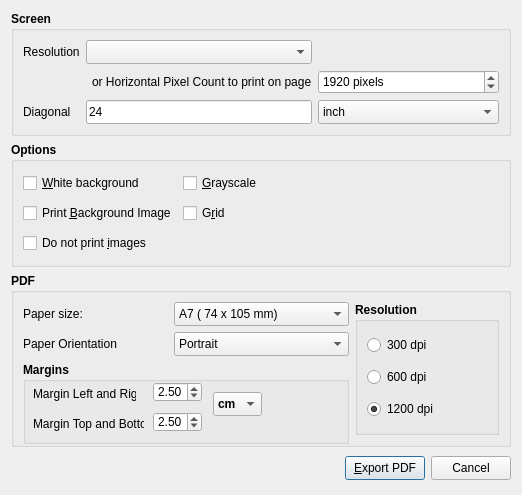
<?xml version="1.0" encoding="UTF-8"?>
<ui version="4.0">
 <class>PdfExportDialog</class>
 <widget class="QDialog" name="PdfExportDialog">
  <property name="geometry">
   <rect>
    <x>0</x>
    <y>0</y>
    <width>522</width>
    <height>495</height>
   </rect>
  </property>
  <property name="minimumSize">
   <size>
    <width>522</width>
    <height>495</height>
   </size>
  </property>
  <property name="maximumSize">
   <size>
    <width>522</width>
    <height>495</height>
   </size>
  </property>
  <property name="windowTitle">
   <string>MyWhiteboard - PDF Export</string>
  </property>
  <layout class="QVBoxLayout" name="verticalLayout">
   <item>
    <widget class="QGroupBox" name="gbPaper">
     <property name="font">
      <font>
       <weight>75</weight>
       <bold>true</bold>
      </font>
     </property>
     <property name="title">
      <string>Screen</string>
     </property>
     <layout class="QGridLayout" name="gridLayout_2">
      <item row="2" column="0">
       <widget class="QLabel" name="label_2">
        <property name="font">
         <font>
          <weight>50</weight>
          <bold>false</bold>
         </font>
        </property>
        <property name="text">
         <string>Diagonal</string>
        </property>
       </widget>
      </item>
      <item row="0" column="1" colspan="2">
       <widget class="QComboBox" name="cbScreenResolution">
        <property name="minimumSize">
         <size>
          <width>0</width>
          <height>24</height>
         </size>
        </property>
        <property name="font">
         <font>
          <weight>50</weight>
          <bold>false</bold>
         </font>
        </property>
        <property name="currentIndex">
         <number>-1</number>
        </property>
        <property name="placeholderText">
         <string>Select Screen Resolution</string>
        </property>
        <item>
         <property name="text">
          <string>2840 x 2160 (16:9 - 4K)</string>
         </property>
        </item>
        <item>
         <property name="text">
          <string>3440 x 1440 (21:9)</string>
         </property>
        </item>
        <item>
         <property name="text">
          <string>2560 x 1440 (16:9)</string>
         </property>
        </item>
        <item>
         <property name="text">
          <string>2560 x 1080 (21:9)</string>
         </property>
        </item>
        <item>
         <property name="text">
          <string>2048 x 1152 (16:9)</string>
         </property>
        </item>
        <item>
         <property name="text">
          <string>1920 x 1200 (16:10)</string>
         </property>
        </item>
        <item>
         <property name="text">
          <string>1920 x 1080 (16:9 - Full HD)</string>
         </property>
        </item>
        <item>
         <property name="text">
          <string>1680 x 1050 (16:10)</string>
         </property>
        </item>
        <item>
         <property name="text">
          <string>1600 x 900 (16:9)</string>
         </property>
        </item>
        <item>
         <property name="text">
          <string>1536 x 864 (16 x 9)</string>
         </property>
        </item>
        <item>
         <property name="text">
          <string>1440 x 900 (16:10)</string>
         </property>
        </item>
        <item>
         <property name="text">
          <string>1366:768 (16:9)</string>
         </property>
        </item>
        <item>
         <property name="text">
          <string>1360 x 768 (16:9)</string>
         </property>
        </item>
        <item>
         <property name="text">
          <string>1280 x 1024 (5:4)</string>
         </property>
        </item>
        <item>
         <property name="text">
          <string>1280 x 800 (16:10)</string>
         </property>
        </item>
        <item>
         <property name="text">
          <string>1280 x 720 (16:9)</string>
         </property>
        </item>
        <item>
         <property name="text">
          <string>1024 x 768 (4:3)</string>
         </property>
        </item>
        <item>
         <property name="text">
          <string>800 x 600 (4:3)</string>
         </property>
        </item>
        <item>
         <property name="text">
          <string>640 x 360 (16:9</string>
         </property>
        </item>
       </widget>
      </item>
      <item row="0" column="0">
       <widget class="QLabel" name="label">
        <property name="font">
         <font>
          <weight>50</weight>
          <bold>false</bold>
         </font>
        </property>
        <property name="text">
         <string>Resolution</string>
        </property>
       </widget>
      </item>
      <item row="2" column="1" colspan="2">
       <widget class="QLineEdit" name="edtScreenDiag">
        <property name="minimumSize">
         <size>
          <width>0</width>
          <height>24</height>
         </size>
        </property>
        <property name="font">
         <font>
          <weight>50</weight>
          <bold>false</bold>
         </font>
        </property>
        <property name="text">
         <string>24</string>
        </property>
       </widget>
      </item>
      <item row="0" column="3">
       <spacer name="horizontalSpacer">
        <property name="orientation">
         <enum>Qt::Horizontal</enum>
        </property>
        <property name="sizeHint" stdset="0">
         <size>
          <width>107</width>
          <height>20</height>
         </size>
        </property>
       </spacer>
      </item>
      <item row="2" column="3">
       <widget class="QComboBox" name="cbUnit">
        <property name="minimumSize">
         <size>
          <width>0</width>
          <height>24</height>
         </size>
        </property>
        <property name="font">
         <font>
          <weight>50</weight>
          <bold>false</bold>
         </font>
        </property>
        <item>
         <property name="text">
          <string>inch</string>
         </property>
        </item>
        <item>
         <property name="text">
          <string>cm</string>
         </property>
        </item>
        <item>
         <property name="text">
          <string>mm</string>
         </property>
        </item>
       </widget>
      </item>
      <item row="1" column="3">
       <widget class="QSpinBox" name="sbHorizPixels">
        <property name="minimumSize">
         <size>
          <width>0</width>
          <height>24</height>
         </size>
        </property>
        <property name="font">
         <font>
          <weight>50</weight>
          <bold>false</bold>
         </font>
        </property>
        <property name="suffix">
         <string> pixels</string>
        </property>
        <property name="minimum">
         <number>300</number>
        </property>
        <property name="maximum">
         <number>16355</number>
        </property>
        <property name="singleStep">
         <number>11</number>
        </property>
        <property name="value">
         <number>1920</number>
        </property>
        <property name="displayIntegerBase">
         <number>10</number>
        </property>
       </widget>
      </item>
      <item row="1" column="2">
       <widget class="QLabel" name="label_5">
        <property name="font">
         <font>
          <weight>50</weight>
          <bold>false</bold>
         </font>
        </property>
        <property name="text">
         <string>or Horizontal Pixel Count to print on page</string>
        </property>
       </widget>
      </item>
     </layout>
    </widget>
   </item>
   <item>
    <widget class="QGroupBox" name="groupBox">
     <property name="minimumSize">
      <size>
       <width>0</width>
       <height>0</height>
      </size>
     </property>
     <property name="font">
      <font>
       <weight>75</weight>
       <bold>true</bold>
      </font>
     </property>
     <property name="title">
      <string>Options</string>
     </property>
     <layout class="QGridLayout" name="gridLayout_3">
      <item row="0" column="0">
       <widget class="QCheckBox" name="chkWhiteBackground">
        <property name="minimumSize">
         <size>
          <width>0</width>
          <height>24</height>
         </size>
        </property>
        <property name="font">
         <font>
          <weight>50</weight>
          <bold>false</bold>
         </font>
        </property>
        <property name="text">
         <string>&amp;White background</string>
        </property>
       </widget>
      </item>
      <item row="0" column="1" colspan="2">
       <widget class="QCheckBox" name="chkGrayscale">
        <property name="minimumSize">
         <size>
          <width>0</width>
          <height>24</height>
         </size>
        </property>
        <property name="font">
         <font>
          <weight>50</weight>
          <bold>false</bold>
         </font>
        </property>
        <property name="text">
         <string>&amp;Grayscale</string>
        </property>
       </widget>
      </item>
      <item row="0" column="3">
       <spacer name="horizontalSpacer_3">
        <property name="orientation">
         <enum>Qt::Horizontal</enum>
        </property>
        <property name="sizeHint" stdset="0">
         <size>
          <width>262</width>
          <height>20</height>
         </size>
        </property>
       </spacer>
      </item>
      <item row="1" column="0">
       <widget class="QCheckBox" name="chkPrintBackgroundImage">
        <property name="minimumSize">
         <size>
          <width>0</width>
          <height>24</height>
         </size>
        </property>
        <property name="font">
         <font>
          <weight>50</weight>
          <bold>false</bold>
         </font>
        </property>
        <property name="text">
         <string>Print &amp;Background Image</string>
        </property>
       </widget>
      </item>
      <item row="1" column="1">
       <widget class="QCheckBox" name="chkGrid">
        <property name="font">
         <font>
          <weight>50</weight>
          <bold>false</bold>
         </font>
        </property>
        <property name="text">
         <string>G&amp;rid</string>
        </property>
       </widget>
      </item>
      <item row="1" column="2" colspan="2">
       <spacer name="horizontalSpacer_2">
        <property name="orientation">
         <enum>Qt::Horizontal</enum>
        </property>
        <property name="sizeHint" stdset="0">
         <size>
          <width>290</width>
          <height>20</height>
         </size>
        </property>
       </spacer>
      </item>
      <item row="2" column="0">
       <widget class="QCheckBox" name="chkDontPrintImages">
        <property name="minimumSize">
         <size>
          <width>0</width>
          <height>24</height>
         </size>
        </property>
        <property name="font">
         <font>
          <weight>50</weight>
          <bold>false</bold>
         </font>
        </property>
        <property name="text">
         <string>Do not print &amp;images</string>
        </property>
       </widget>
      </item>
      <item row="2" column="1" colspan="3">
       <spacer name="horizontalSpacer_4">
        <property name="orientation">
         <enum>Qt::Horizontal</enum>
        </property>
        <property name="sizeHint" stdset="0">
         <size>
          <width>93</width>
          <height>15</height>
         </size>
        </property>
       </spacer>
      </item>
     </layout>
    </widget>
   </item>
   <item>
    <widget class="QGroupBox" name="gbExportPdf">
     <property name="font">
      <font>
       <weight>75</weight>
       <bold>true</bold>
      </font>
     </property>
     <property name="title">
      <string>PDF</string>
     </property>
     <layout class="QGridLayout" name="gridLayout">
      <item row="0" column="0">
       <widget class="QLabel" name="label_6">
        <property name="minimumSize">
         <size>
          <width>0</width>
          <height>24</height>
         </size>
        </property>
        <property name="font">
         <font>
          <weight>50</weight>
          <bold>false</bold>
         </font>
        </property>
        <property name="text">
         <string>Paper size:</string>
        </property>
       </widget>
      </item>
      <item row="0" column="1">
       <widget class="QComboBox" name="cbPdfPaperSize">
        <property name="minimumSize">
         <size>
          <width>0</width>
          <height>24</height>
         </size>
        </property>
        <property name="font">
         <font>
          <weight>50</weight>
          <bold>false</bold>
         </font>
        </property>
        <property name="currentIndex">
         <number>0</number>
        </property>
        <item>
         <property name="text">
          <string>A7 ( 74 x 105 mm)</string>
         </property>
        </item>
        <item>
         <property name="text">
          <string>A6 (105 x 148 mm)</string>
         </property>
        </item>
        <item>
         <property name="text">
          <string>A5 (148 x 210 mm)</string>
         </property>
        </item>
        <item>
         <property name="text">
          <string>A4 (210 x 297 mm)</string>
         </property>
        </item>
        <item>
         <property name="text">
          <string>A3 (297 x 420 mm)</string>
         </property>
        </item>
        <item>
         <property name="text">
          <string>A2 (420 x 594 mm)</string>
         </property>
        </item>
        <item>
         <property name="text">
          <string>A1 (594 x 841 mm)</string>
         </property>
        </item>
        <item>
         <property name="text">
          <string>A0 (841 x 1189 mm)</string>
         </property>
        </item>
        <item>
         <property name="text">
          <string>B7 (88 x 125 mm)</string>
         </property>
        </item>
        <item>
         <property name="text">
          <string>B6 (125 x 176 mm)</string>
         </property>
        </item>
        <item>
         <property name="text">
          <string>B5 (176 x 250 mm)</string>
         </property>
        </item>
        <item>
         <property name="text">
          <string>B4 (250 x 353 mm)</string>
         </property>
        </item>
        <item>
         <property name="text">
          <string>B3 (353 x 500 mm)</string>
         </property>
        </item>
        <item>
         <property name="text">
          <string>B2 (500 x 707 mm)</string>
         </property>
        </item>
        <item>
         <property name="text">
          <string>B1 (707 x 1000 mm)</string>
         </property>
        </item>
        <item>
         <property name="text">
          <string>B0 (1000 x 1414 mm)</string>
         </property>
        </item>
        <item>
         <property name="text">
          <string>US Letter (8 1/2 x 11 in)</string>
         </property>
        </item>
        <item>
         <property name="text">
          <string>Legal (2 1/2 x 14 in)</string>
         </property>
        </item>
        <item>
         <property name="text">
          <string>Stationary (5 1/2 x 8 1/2 in)</string>
         </property>
        </item>
       </widget>
      </item>
      <item row="0" column="2" rowspan="3">
       <widget class="QGroupBox" name="groupBox_2">
        <property name="title">
         <string>Resolution</string>
        </property>
        <layout class="QVBoxLayout" name="verticalLayout_2">
         <item>
          <widget class="QRadioButton" name="rb300">
           <property name="minimumSize">
            <size>
             <width>0</width>
             <height>24</height>
            </size>
           </property>
           <property name="font">
            <font>
             <weight>50</weight>
             <bold>false</bold>
            </font>
           </property>
           <property name="text">
            <string>300 dpi</string>
           </property>
          </widget>
         </item>
         <item>
          <widget class="QRadioButton" name="rb600">
           <property name="minimumSize">
            <size>
             <width>0</width>
             <height>24</height>
            </size>
           </property>
           <property name="font">
            <font>
             <weight>50</weight>
             <bold>false</bold>
            </font>
           </property>
           <property name="text">
            <string>600 dpi</string>
           </property>
          </widget>
         </item>
         <item>
          <widget class="QRadioButton" name="rb1200">
           <property name="minimumSize">
            <size>
             <width>0</width>
             <height>24</height>
            </size>
           </property>
           <property name="font">
            <font>
             <weight>50</weight>
             <bold>false</bold>
            </font>
           </property>
           <property name="text">
            <string>1200 dpi</string>
           </property>
           <property name="checked">
            <bool>true</bool>
           </property>
          </widget>
         </item>
        </layout>
       </widget>
      </item>
      <item row="1" column="0">
       <widget class="QLabel" name="label_4">
        <property name="minimumSize">
         <size>
          <width>0</width>
          <height>24</height>
         </size>
        </property>
        <property name="font">
         <font>
          <weight>50</weight>
          <bold>false</bold>
         </font>
        </property>
        <property name="text">
         <string>Paper Orientation</string>
        </property>
       </widget>
      </item>
      <item row="1" column="1">
       <widget class="QComboBox" name="cbOrientation">
        <property name="minimumSize">
         <size>
          <width>0</width>
          <height>24</height>
         </size>
        </property>
        <property name="font">
         <font>
          <weight>50</weight>
          <bold>false</bold>
         </font>
        </property>
        <item>
         <property name="text">
          <string>Portrait</string>
         </property>
        </item>
        <item>
         <property name="text">
          <string>Landscape</string>
         </property>
        </item>
       </widget>
      </item>
      <item row="2" column="0" colspan="2">
       <widget class="QGroupBox" name="groupBox_3">
        <property name="minimumSize">
         <size>
          <width>0</width>
          <height>82</height>
         </size>
        </property>
        <property name="title">
         <string>Margins</string>
        </property>
        <widget class="QLabel" name="label_8">
         <property name="geometry">
          <rect>
           <x>10</x>
           <y>20</y>
           <width>103</width>
           <height>24</height>
          </rect>
         </property>
         <property name="minimumSize">
          <size>
           <width>0</width>
           <height>24</height>
          </size>
         </property>
         <property name="font">
          <font>
           <weight>50</weight>
           <bold>false</bold>
          </font>
         </property>
         <property name="text">
          <string>Margin Left and Right</string>
         </property>
        </widget>
        <widget class="QDoubleSpinBox" name="sbMarginLR">
         <property name="geometry">
          <rect>
           <x>130</x>
           <y>20</y>
           <width>49</width>
           <height>20</height>
          </rect>
         </property>
         <property name="font">
          <font>
           <weight>50</weight>
           <bold>false</bold>
          </font>
         </property>
         <property name="singleStep">
          <double>0.050000000000000</double>
         </property>
         <property name="stepType">
          <enum>QAbstractSpinBox::DefaultStepType</enum>
         </property>
         <property name="value">
          <double>2.500000000000000</double>
         </property>
        </widget>
        <widget class="QLabel" name="label_9">
         <property name="geometry">
          <rect>
           <x>10</x>
           <y>50</y>
           <width>111</width>
           <height>24</height>
          </rect>
         </property>
         <property name="minimumSize">
          <size>
           <width>0</width>
           <height>24</height>
          </size>
         </property>
         <property name="font">
          <font>
           <weight>50</weight>
           <bold>false</bold>
          </font>
         </property>
         <property name="text">
          <string>Margin Top and Bottom</string>
         </property>
        </widget>
        <widget class="QDoubleSpinBox" name="sbMarginTB">
         <property name="geometry">
          <rect>
           <x>130</x>
           <y>50</y>
           <width>49</width>
           <height>20</height>
          </rect>
         </property>
         <property name="font">
          <font>
           <weight>50</weight>
           <bold>false</bold>
          </font>
         </property>
         <property name="singleStep">
          <double>0.050000000000000</double>
         </property>
         <property name="value">
          <double>2.500000000000000</double>
         </property>
        </widget>
        <widget class="QComboBox" name="cbPdfUnit">
         <property name="geometry">
          <rect>
           <x>190</x>
           <y>30</y>
           <width>49</width>
           <height>24</height>
          </rect>
         </property>
         <property name="minimumSize">
          <size>
           <width>0</width>
           <height>24</height>
          </size>
         </property>
         <item>
          <property name="text">
           <string>cm</string>
          </property>
         </item>
         <item>
          <property name="text">
           <string>inch</string>
          </property>
         </item>
        </widget>
       </widget>
      </item>
     </layout>
    </widget>
   </item>
   <item>
    <layout class="QHBoxLayout">
     <property name="spacing">
      <number>6</number>
     </property>
     <property name="leftMargin">
      <number>0</number>
     </property>
     <property name="topMargin">
      <number>0</number>
     </property>
     <property name="rightMargin">
      <number>0</number>
     </property>
     <property name="bottomMargin">
      <number>0</number>
     </property>
     <item>
      <spacer>
       <property name="orientation">
        <enum>Qt::Horizontal</enum>
       </property>
       <property name="sizeHint" stdset="0">
        <size>
         <width>131</width>
         <height>31</height>
        </size>
       </property>
      </spacer>
     </item>
     <item>
      <widget class="QPushButton" name="btnExportPdf">
       <property name="minimumSize">
        <size>
         <width>0</width>
         <height>24</height>
        </size>
       </property>
       <property name="text">
        <string>&amp;Export PDF</string>
       </property>
      </widget>
     </item>
     <item>
      <widget class="QPushButton" name="cancelButton">
       <property name="minimumSize">
        <size>
         <width>0</width>
         <height>24</height>
        </size>
       </property>
       <property name="text">
        <string>Cancel</string>
       </property>
      </widget>
     </item>
    </layout>
   </item>
  </layout>
 </widget>
 <resources/>
 <connections>
  <connection>
   <sender>cancelButton</sender>
   <signal>clicked()</signal>
   <receiver>PdfExportDialog</receiver>
   <slot>reject()</slot>
   <hints>
    <hint type="sourcelabel">
     <x>369</x>
     <y>253</y>
    </hint>
    <hint type="destinationlabel">
     <x>179</x>
     <y>282</y>
    </hint>
   </hints>
  </connection>
 </connections>
</ui>
